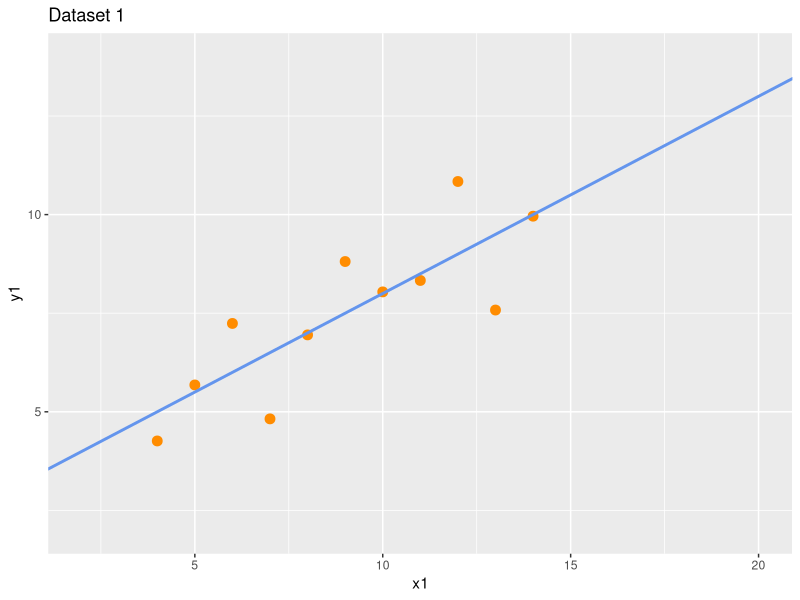
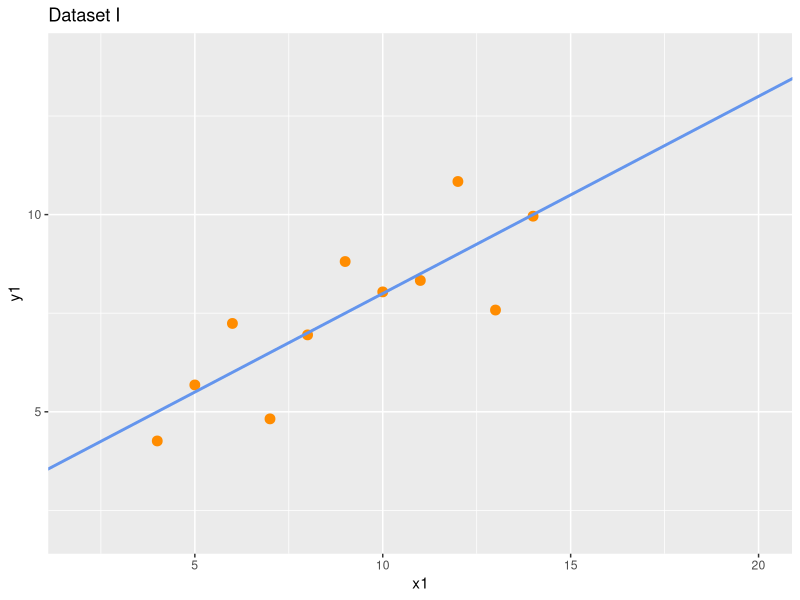
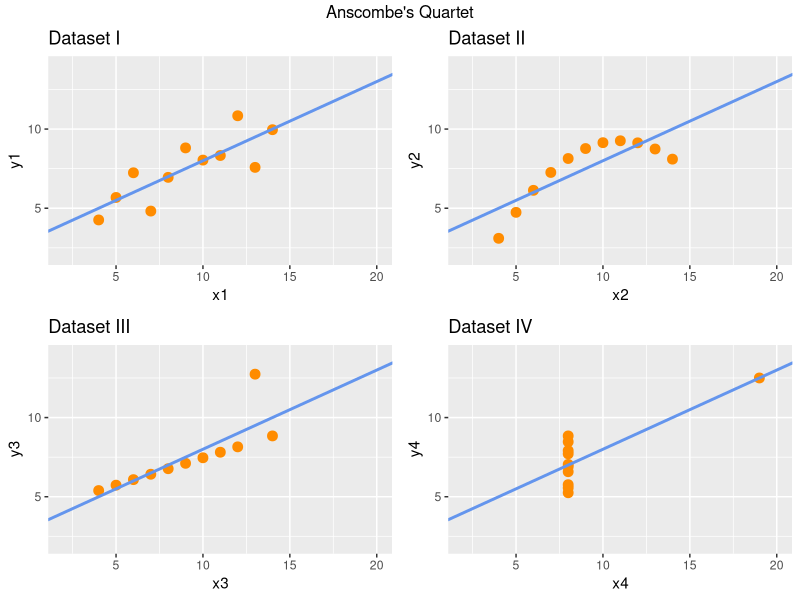

R code for these plots, in order:
# Anscombe's Quartet
head(anscombe)

# 평균
apply(anscombe, 2, mean)
# 분산
apply(anscombe, 2, var)

# 상관관계
cor(anscombe$x1, anscombe$y1)
cor(anscombe$x2, anscombe$y2)
cor(anscombe$x3, anscombe$y3)
cor(anscombe$x4, anscombe$y4)
for (i in 1:4) {
    ans_cor <- cor(anscombe[,i], anscombe[,i+4])
    print(ans_cor)
}

# 요약
summary(anscombe)

# 그래프 그리기
library(ggplot2)

ggplot(anscombe) +
    geom_point(aes(x1,y1),color='darkorange',size=3) +
    scale_x_continuous(breaks=seq(2,20,2)) + 
    scale_y_continuous(breaks=seq(2,14,2)) +
    xlim(2,20) +
    ylim(2,14) +
    geom_abline(slope=0.5, intercept=3,
                color='cornflowerblue',size=1) +
    labs(title='Dataset 1')

p1 <- ggplot(anscombe) +
    geom_point(aes(x1,y1),color='darkorange',size=3) +
    scale_x_continuous(breaks=seq(2,20,2)) + 
    scale_y_continuous(breaks=seq(2,14,2)) +
    xlim(2,20) +
    ylim(2,14) +
    geom_abline(intercept=3, slope=0.5, 
                color='cornflowerblue', size=1) +
    labs(title='Dataset I')
p1
p2 <- ggplot(anscombe) +
    geom_point(aes(x2,y2),color='darkorange',size=3) +
    scale_x_continuous(breaks=seq(2,20,2)) + 
    scale_y_continuous(breaks=seq(2,14,2)) +
    xlim(2,20) +
    ylim(2,14) +
    geom_abline(intercept=3, slope=0.5, 
                color='cornflowerblue', size=1) +
    labs(title='Dataset II')
p3 <- ggplot(anscombe) +
    geom_point(aes(x3,y3),color='darkorange',size=3) +
    scale_x_continuous(breaks=seq(2,20,2)) + 
    scale_y_continuous(breaks=seq(2,14,2)) +
    xlim(2,20) +
    ylim(2,14) +
    geom_abline(intercept=3, slope=0.5, 
                color='cornflowerblue', size=1) +
    labs(title='Dataset III')
p4 <- ggplot(anscombe) +
    geom_point(aes(x4,y4),color='darkorange',size=3) +
    scale_x_continuous(breaks=seq(2,20,2)) + 
    scale_y_continuous(breaks=seq(2,14,2)) +
    xlim(2,20) +
    ylim(2,14) +
    geom_abline(intercept=3, slope=0.5, 
                color='cornflowerblue', size=1) +
    labs(title='Dataset IV')

library(gridExtra)
grid.arrange(p1,p2,p3,p4, ncol=2, top="Anscombe's Quartet")

